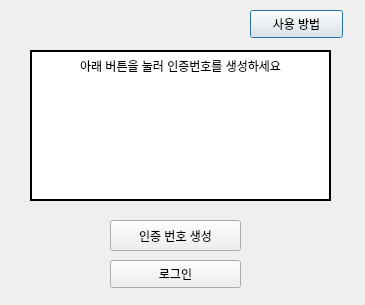
<?xml version="1.0" encoding="UTF-8"?>
<ui version="4.0">
 <class>Dialog</class>
 <widget class="QDialog" name="Dialog">
  <property name="enabled">
   <bool>true</bool>
  </property>
  <property name="geometry">
   <rect>
    <x>0</x>
    <y>0</y>
    <width>365</width>
    <height>305</height>
   </rect>
  </property>
  <property name="sizePolicy">
   <sizepolicy hsizetype="Fixed" vsizetype="Fixed">
    <horstretch>0</horstretch>
    <verstretch>0</verstretch>
   </sizepolicy>
  </property>
  <property name="windowTitle">
   <string>Dialog</string>
  </property>
  <widget class="QLabel" name="pw_label_2">
   <property name="geometry">
    <rect>
     <x>30</x>
     <y>50</y>
     <width>301</width>
     <height>151</height>
    </rect>
   </property>
   <property name="styleSheet">
    <string notr="true">font: 48pt &quot;HY견명조&quot;;
border-color: rgb(0, 0, 0);
background-color: rgb(255, 255, 255);</string>
   </property>
   <property name="frameShape">
    <enum>QFrame::Box</enum>
   </property>
   <property name="lineWidth">
    <number>2</number>
   </property>
   <property name="text">
    <string/>
   </property>
   <property name="alignment">
    <set>Qt::AlignBottom|Qt::AlignHCenter</set>
   </property>
  </widget>
  <widget class="QPushButton" name="how_to_btn">
   <property name="geometry">
    <rect>
     <x>250</x>
     <y>10</y>
     <width>93</width>
     <height>28</height>
    </rect>
   </property>
   <property name="text">
    <string>사용 방법</string>
   </property>
  </widget>
  <widget class="QPushButton" name="generate_num_btn">
   <property name="geometry">
    <rect>
     <x>110</x>
     <y>220</y>
     <width>131</width>
     <height>31</height>
    </rect>
   </property>
   <property name="text">
    <string>인증 번호 생성</string>
   </property>
  </widget>
  <widget class="QPushButton" name="pushButton_3">
   <property name="geometry">
    <rect>
     <x>110</x>
     <y>260</y>
     <width>131</width>
     <height>28</height>
    </rect>
   </property>
   <property name="text">
    <string>로그인</string>
   </property>
  </widget>
  <widget class="QLabel" name="status">
   <property name="geometry">
    <rect>
     <x>30</x>
     <y>50</y>
     <width>301</width>
     <height>31</height>
    </rect>
   </property>
   <property name="text">
    <string>아래 버튼을 눌러 인증번호를 생성하세요</string>
   </property>
   <property name="alignment">
    <set>Qt::AlignCenter</set>
   </property>
  </widget>
 </widget>
 <resources/>
 <connections>
  <connection>
   <sender>generate_num_btn</sender>
   <signal>clicked()</signal>
   <receiver>Dialog</receiver>
   <slot>generate_num()</slot>
   <hints>
    <hint type="sourcelabel">
     <x>128</x>
     <y>234</y>
    </hint>
    <hint type="destinationlabel">
     <x>116</x>
     <y>304</y>
    </hint>
   </hints>
  </connection>
  <connection>
   <sender>how_to_btn</sender>
   <signal>clicked()</signal>
   <receiver>Dialog</receiver>
   <slot>how_to()</slot>
   <hints>
    <hint type="sourcelabel">
     <x>277</x>
     <y>26</y>
    </hint>
    <hint type="destinationlabel">
     <x>383</x>
     <y>93</y>
    </hint>
   </hints>
  </connection>
  <connection>
   <sender>pushButton_3</sender>
   <signal>clicked()</signal>
   <receiver>Dialog</receiver>
   <slot>login()</slot>
   <hints>
    <hint type="sourcelabel">
     <x>181</x>
     <y>284</y>
    </hint>
    <hint type="destinationlabel">
     <x>294</x>
     <y>268</y>
    </hint>
   </hints>
  </connection>
 </connections>
 <slots>
  <signal>start()</signal>
  <slot>generate_num()</slot>
  <slot>login()</slot>
  <slot>how_to()</slot>
 </slots>
</ui>
